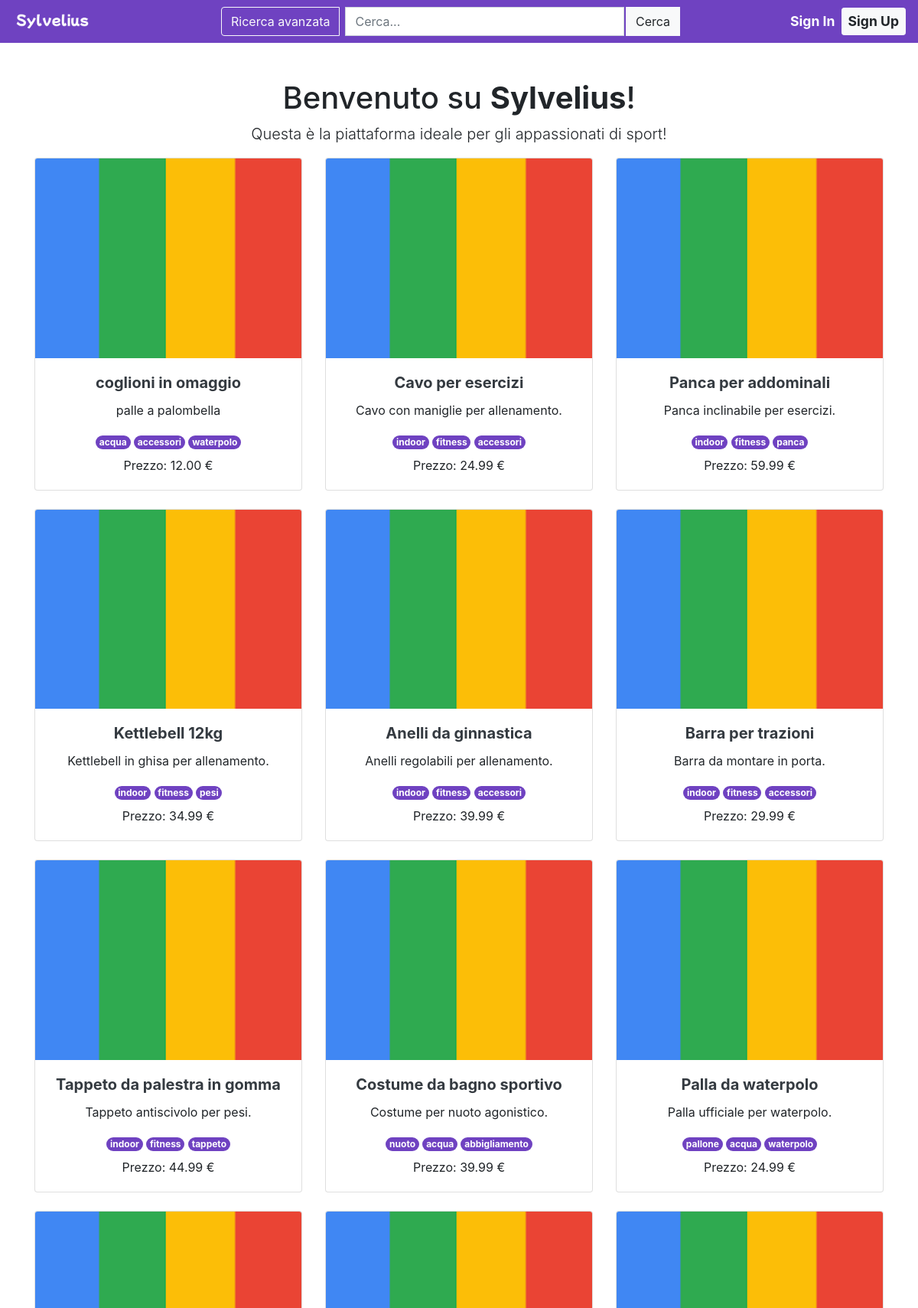
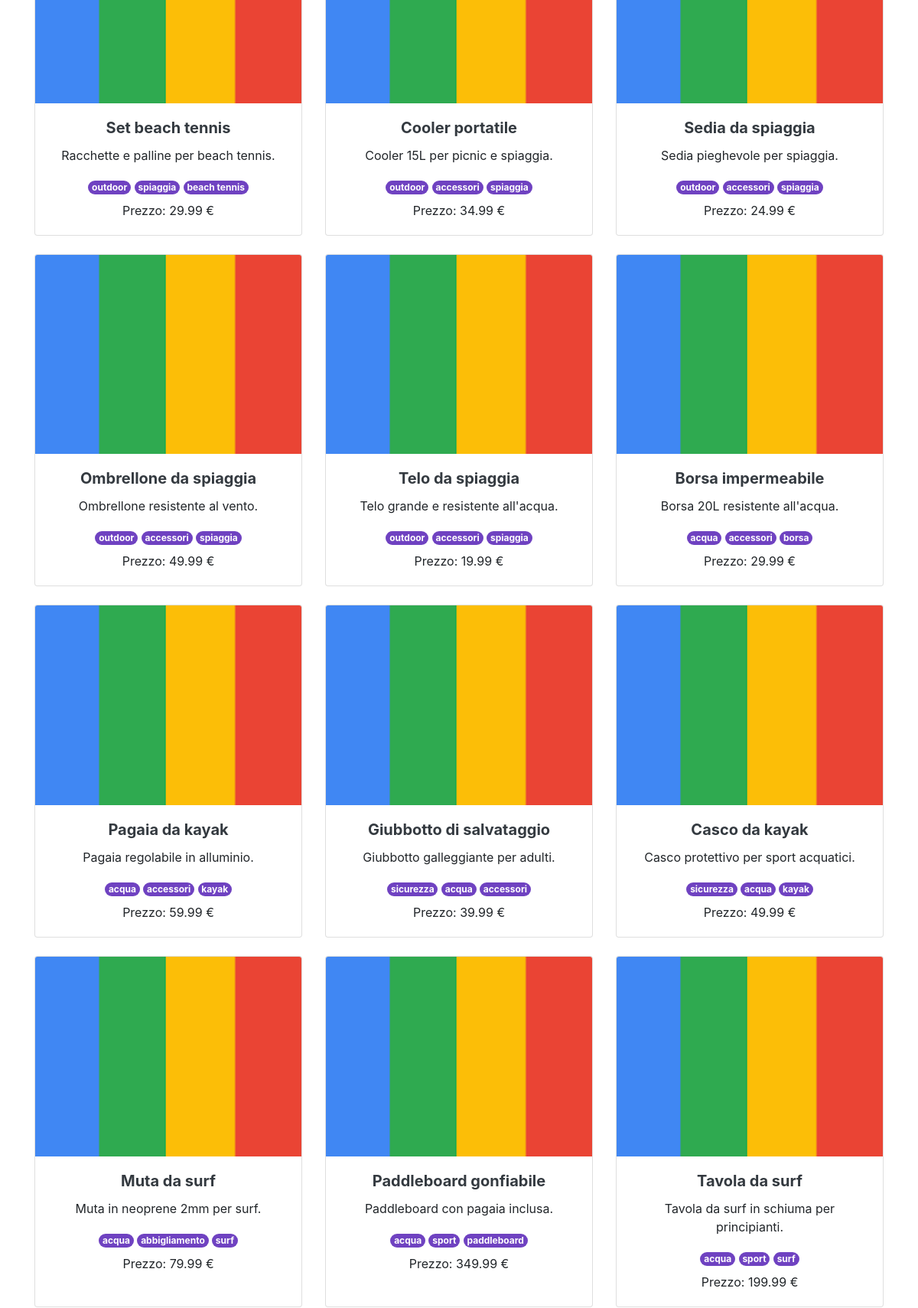
The page / (upper part) on the database its author committed (2 pictures, top to bottom).
### sylvelius/models.py (models this page shows, shortened)
class Annuncio(models.Model):
    prodotto = models.OneToOneField(Prodotto, on_delete=models.CASCADE, related_name='annunci')
    data_pubblicazione = models.DateTimeField(auto_now_add=True)
    qta_magazzino = models.PositiveIntegerField(default=0)
    is_published = models.BooleanField(default=True)

class Prodotto(models.Model):
    nome = models.CharField(max_length=255)
    descrizione_breve = models.CharField(max_length=255, blank=True, null=True)
    descrizione = models.TextField(blank=True, null=True)
    prezzo = models.DecimalField(max_digits=10, decimal_places=2)
    tags = models.ManyToManyField(Tag, related_name='prodotti', blank=True)

class Tag(models.Model):
    nome = models.CharField(max_length=50, unique=True)

### sylvelius/views.py (the view)
# urls.py: re_path(r"^$|^/$", views.HomePageView.as_view(), name="home"),
class HomePageView(TemplateView):
    template_name = "sylvelius/home.html"
    def get_context_data(self, **kwargs):
        context = super().get_context_data(**kwargs)
        annunci = Annuncio.objects.filter(is_published=True).order_by('-data_pubblicazione')
        paginator = Paginator(annunci, 21)
        try:
            page_number = int(self.request.GET.get('page', 1))
            if page_number < 1:
                page_number = 1
        except ValueError:
            page_number = 1
        page_obj = paginator.get_page(page_number)
        context['annunci'] = page_obj.object_list
        context['page'] = page_obj.number
        context['has_next'] = page_obj.has_next()
        context['has_previous'] = page_obj.has_previous()
        context['request'] = self.request  # Per usare request.GET nel template
        return context

### sylvelius/templates/sylvelius/home.html (shortened to what this page needs)
{% extends "base.html" %}
{% load static %}
{% block sign_in_sign_up %}
    {% include "_btn_toprightbuttons.html" %}
{% endblock %}
{% block middle %}
<div class="container mt-5 mb-5">
    <div class="row justify-content-center">
        <div class="col-md-12 text-center">
            {% block main_header %}
                <h1>Benvenuto su <strong>Sylvelius</strong>!</h1>
                <p class="lead">Questa è la piattaforma ideale per gli appassionati di sport!</p>
            {% endblock %}
            <div class="row">
                {% for annuncio in annunci %}
                    <div class="col-md-4 mb-4">
                        <div class="card h-100">
                            <a href="{% url 'sylvelius:dettagli_annuncio' annuncio.id %}" class="text-decoration-none text-dark">
                            <img
                                data-prodotto-id="{{ annuncio.prodotto.id }}"
                                class="card-img-top immagine-asincrona"
                                alt="{{ annuncio.prodotto.nome }}"
                                src="{% static 'img/default_loading.png' %}"
                            >
                            </a>
                            <div class="card-body">
                                <h5 class="card-title">
                                    <a href="{% url 'sylvelius:dettagli_annuncio' annuncio.id %}" class="text-decoration-none text-dark">
                                        <strong>{{ annuncio.prodotto.nome }}</strong>
                                    </a>
                                </h5>
                                <p class="card-text">{{ annuncio.prodotto.descrizione_breve|truncatewords:15 }}</p>
                                <div class="mb-2">
                                    {% for tag in annuncio.prodotto.tags.all|slice:":3" %}
                                        <span class="badge rounded-pill me-1" style="background-color: #6f42c1; color: #fff;">{{ tag.nome }}</span>
                                    {% endfor %}
                                </div>
                                <p class="card-text">Prezzo: {{ annuncio.prodotto.prezzo }} €</p>
                            </div>
                        </div>
                    </div>
                {% endfor %}
            </div>
        </div>
    </div>
</div>
{% endblock %}

### rows shown on the page
Annuncio: prodotto.nome "coglioni in omaggio", prodotto.descrizione_breve "palle a palombella", prodotto.prezzo "12.00"
Tag: nome "acqua"
Tag: nome "accessori"
Tag: nome "waterpolo"
Annuncio: prodotto.nome "Cavo per esercizi", prodotto.descrizione_breve "Cavo con maniglie per allenamento.", prodotto.prezzo "24.99"
Tag: nome "indoor"
Tag: nome "fitness"
Annuncio: prodotto.nome "Panca per addominali", prodotto.descrizione_breve "Panca inclinabile per esercizi.", prodotto.prezzo "59.99"
Tag: nome "panca"
Annuncio: prodotto.nome "Kettlebell 12kg", prodotto.descrizione_breve "Kettlebell in ghisa per allenamento.", prodotto.prezzo "34.99"
Tag: nome "pesi"
Annuncio: prodotto.nome "Anelli da ginnastica", prodotto.descrizione_breve "Anelli regolabili per allenamento.", prodotto.prezzo "39.99"
Annuncio: prodotto.nome "Barra per trazioni", prodotto.descrizione_breve "Barra da montare in porta.", prodotto.prezzo "29.99"
Annuncio: prodotto.nome "Tappeto da palestra in gomma", prodotto.descrizione_breve "Tappeto antiscivolo per pesi.", prodotto.prezzo "44.99"
Tag: nome "tappeto"
Annuncio: prodotto.nome "Costume da bagno sportivo", prodotto.descrizione_breve "Costume per nuoto agonistico.", prodotto.prezzo "39.99"
Tag: nome "nuoto"
Tag: nome "abbigliamento"
Annuncio: prodotto.nome "Palla da waterpolo", prodotto.descrizione_breve "Palla ufficiale per waterpolo.", prodotto.prezzo "24.99"
Tag: nome "pallone"
Annuncio: prodotto.nome "Set beach tennis", prodotto.descrizione_breve "Racchette e palline per beach tennis.", prodotto.prezzo "29.99"
Tag: nome "outdoor"
Tag: nome "spiaggia"
Tag: nome "beach tennis"
Annuncio: prodotto.nome "Cooler portatile", prodotto.descrizione_breve "Cooler 15L per picnic e spiaggia.", prodotto.prezzo "34.99"
Annuncio: prodotto.nome "Sedia da spiaggia", prodotto.descrizione_breve "Sedia pieghevole per spiaggia.", prodotto.prezzo "24.99"
Annuncio: prodotto.nome "Ombrellone da spiaggia", prodotto.descrizione_breve "Ombrellone resistente al vento.", prodotto.prezzo "49.99"
Annuncio: prodotto.nome "Telo da spiaggia", prodotto.descrizione_breve "Telo grande e resistente all'acqua.", prodotto.prezzo "19.99"
Annuncio: prodotto.nome "Borsa impermeabile", prodotto.descrizione_breve "Borsa 20L resistente all'acqua.", prodotto.prezzo "29.99"
Tag: nome "borsa"
Annuncio: prodotto.nome "Pagaia da kayak", prodotto.descrizione_breve "Pagaia regolabile in alluminio.", prodotto.prezzo "59.99"
Tag: nome "kayak"
Annuncio: prodotto.nome "Giubbotto di salvataggio", prodotto.descrizione_breve "Giubbotto galleggiante per adulti.", prodotto.prezzo "39.99"
Tag: nome "sicurezza"
Annuncio: prodotto.nome "Casco da kayak", prodotto.descrizione_breve "Casco protettivo per sport acquatici.", prodotto.prezzo "49.99"
Annuncio: prodotto.nome "Muta da surf", prodotto.descrizione_breve "Muta in neoprene 2mm per surf.", prodotto.prezzo "79.99"
Tag: nome "surf"
Annuncio: prodotto.nome "Paddleboard gonfiabile", prodotto.descrizione_breve "Paddleboard con pagaia inclusa.", prodotto.prezzo "349.99"
Tag: nome "sport"
Tag: nome "paddleboard"
Annuncio: prodotto.nome "Tavola da surf", prodotto.descrizione_breve "Tavola da surf in schiuma per principianti.", prodotto.prezzo "199.99"
